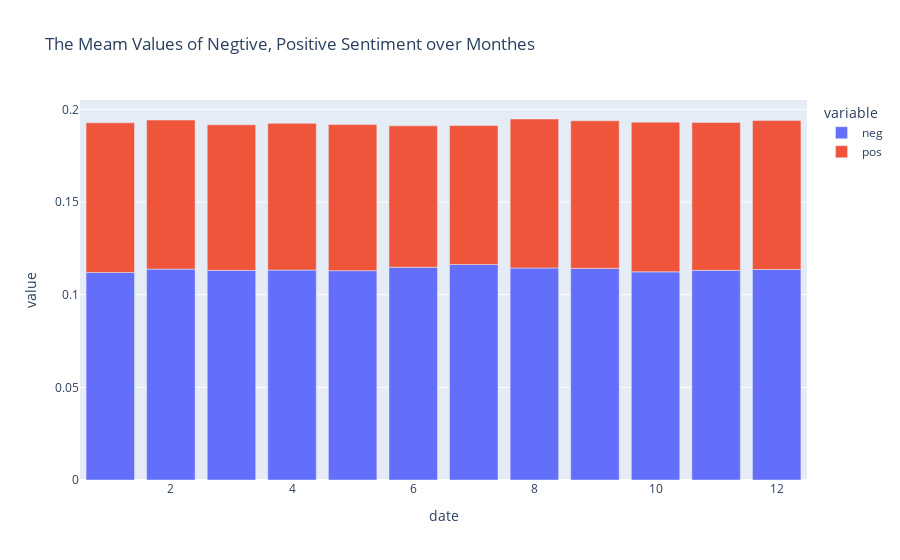

Notebook source saved alongside this figure:
### Code cell
meanWthM = {}

for col in df2.columns[1:-1:2]:
    meanWthM[col] = df2.groupby(df2['date'].dt.month)[col].mean()

meanWthM = pd.DataFrame(meanWthM)
meanWthM.plot.bar(title = 'The Meam Values of Negtive, Positive Sentiment over Monthes')

### Figure 1 — Plotly figure (JSON) as saved in the notebook; plotly's stock layout.template omitted (floating-point values rounded to 4 significant figures)
{"data": [{"alignmentgroup": "True", "hovertemplate": "variable=neg<br>date=%{x}<br>value=%{y}<extra></extra>", "legendgroup": "neg", "marker": {"color": "#636efa", "pattern": {"shape": ""}}, "name": "neg", "offsetgroup": "neg", "orientation": "v", "showlegend": true, "textposition": "auto", "type": "bar", "x": [1, 2, 3, 4, 5, 6, 7, 8, 9, 10, 11, 12], "xaxis": "x", "y": [0.112, 0.1138, 0.1131, 0.1133, 0.113, 0.1148, 0.1163, 0.1144, 0.1142, 0.1123, 0.1132, 0.1136], "yaxis": "y"}, {"alignmentgroup": "True", "hovertemplate": "variable=pos<br>date=%{x}<br>value=%{y}<extra></extra>", "legendgroup": "pos", "marker": {"color": "#EF553B", "pattern": {"shape": ""}}, "name": "pos", "offsetgroup": "pos", "orientation": "v", "showlegend": true, "textposition": "auto", "type": "bar", "x": [1, 2, 3, 4, 5, 6, 7, 8, 9, 10, 11, 12], "xaxis": "x", "y": [0.08079, 0.08041, 0.07854, 0.0792, 0.07885, 0.07631, 0.07496, 0.08039, 0.07965, 0.08079, 0.07973, 0.08036], "yaxis": "y"}], "layout": {"barmode": "relative", "legend": {"title": {"text": "variable"}, "tracegroupgap": 0}, "title": {"text": "The Meam Values of Negtive, Positive Sentiment over Monthes"}, "xaxis": {"anchor": "y", "domain": [0, 1], "title": {"text": "date"}}, "yaxis": {"anchor": "x", "domain": [0, 1], "title": {"text": "value"}}}}
